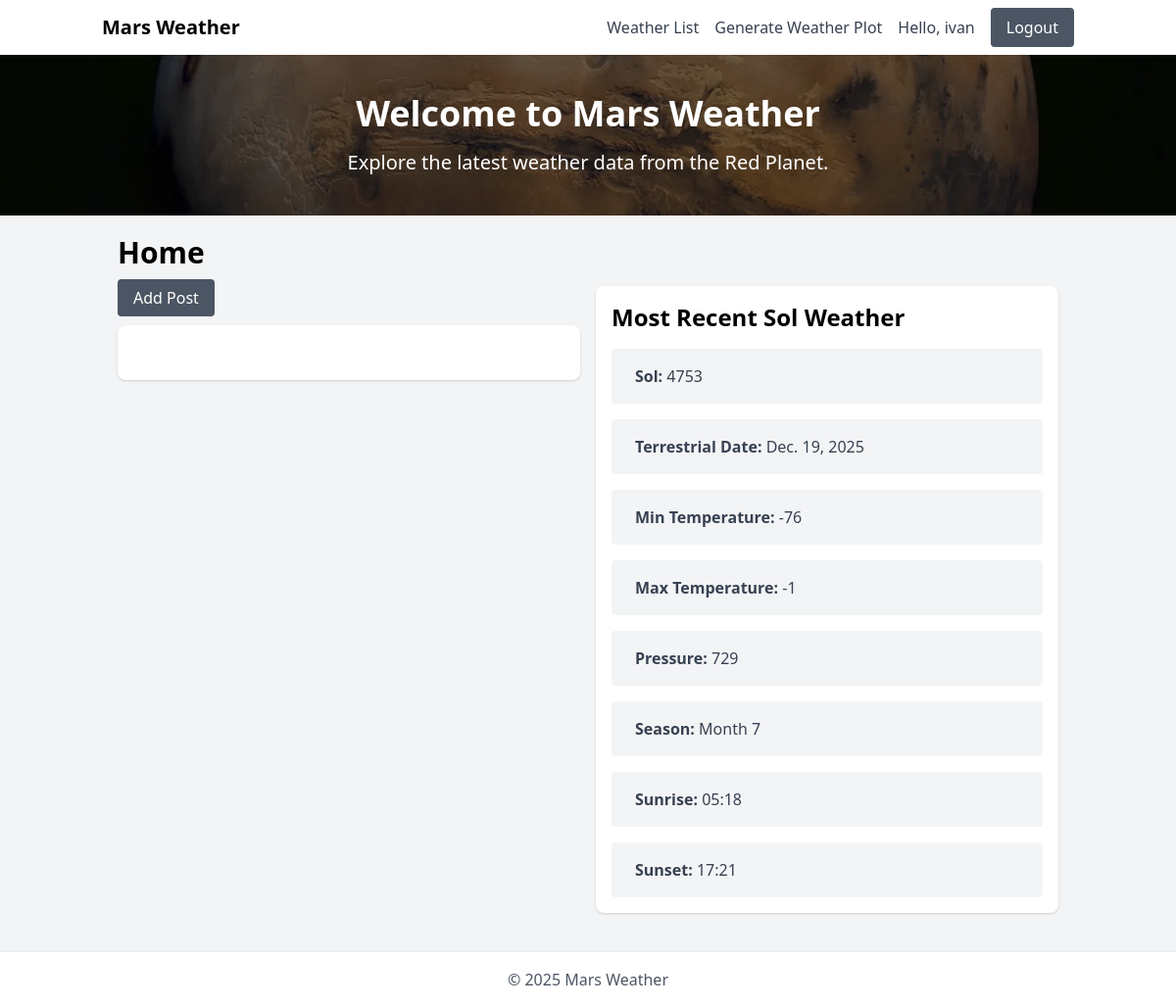
The app's page / (signed in) with its own data.
### weather/models.py (models this page shows, shortened)
class Weather(models.Model):
    orig_id = models.IntegerField()
    terrestrial_date = models.DateField()
    sol = models.IntegerField(unique=True)
    ls = models.IntegerField(null=True)
    season = models.CharField(max_length=20, null=True)
    min_temp = models.IntegerField(null=True)
    max_temp = models.IntegerField(null=True)
    pressure = models.IntegerField(null=True)
    pressure_string = models.CharField(max_length=100, null=True)
    abs_humidity = models.CharField(max_length=100, null=True)
    wind_speed = models.CharField(max_length=20, null=True)
    wind_direction = models.CharField(max_length=100, null=True)
    atmo_opacity = models.CharField(max_length=20, null=True)
    sunrise = models.CharField(max_length=6)
    sunset = models.CharField(max_length=6)
    local_uv_irradiance_index = models.CharField(max_length=20, null=True)
    min_gts_temp = models.IntegerField(null=True)
    max_gts_temp = models.IntegerField(null=True)
    source = models.CharField(max_length=100, default='inta-csic')
    class Meta:
        ordering = ('-sol',)

### core/views.py (the view)
# urls.py: path('', views.index, name='index'),
def index(request):
    posts_list = Post.objects.all().order_by('-created_at')
    paginator = Paginator(posts_list, 5)  # Show 5 posts per page
    page_number = request.GET.get('page')
    posts = paginator.get_page(page_number)
    recent_sol = Weather.objects.latest('sol') if Weather.objects.exists() else None
    return render(request, 'index.html', {'posts': posts, 'recent_sol': recent_sol, 'nasa_api_key': settings.NASA_API_KEY})

### core/templates/index.html (shortened to what this page needs)
{% extends "base.html" %}
{% block content %}
<div class="container mx-auto mt-5">
    <h1 class="text-3xl font-bold mb-4">Home</h1>
    <div class="grid grid-cols-1 md:grid-cols-2 gap-4">
        <div>
            {% if user.is_authenticated %}
                <a href="{% url 'core:add_post' %}" class="bg-gray-600 text-white px-4 py-2 rounded" data-testid="add-post">Add Post</a>
            {% else %}
                <p>Please <a href="{% url 'core:login' %}" class="text-orange-600">login</a> to add a post.</p>
            {% endif %}
            <div class="mt-4">
                <nav class="bg-white shadow rounded-lg p-4">
                    <ul class="flex justify-center space-x-2">
                        {% for num in posts.paginator.page_range %}
                            {% if posts.number == num %}
                                <li>
                                    <span class="bg-orange-600 text-white px-4 py-2 rounded">{{ num }}</span>
                                </li>
                            {% elif num > posts.number|add:'-3' and num < posts.number|add:'3' %}
                                <li>
                                    <a href="?page={{ num }}" class="bg-gray-600 text-white px-4 py-2 rounded">{{ num }}</a>
                                </li>
                            {% endif %}
                        {% endfor %}
                    </ul>
                </nav>
            </div>
        </div>
        <div>
            <div class="bg-white shadow rounded-lg p-4">
                <h2 class="text-2xl font-bold mb-4">Most Recent Sol Weather</h2>
                {% if recent_sol %}
                    <div class="grid grid-cols-1 gap-4">
                        <div class="bg-gray-100 p-4 rounded flex items-center">
                            <p class="text-gray-700"><strong>Sol:</strong> {{ recent_sol.sol }}</p>
                        </div>
                        <div class="bg-gray-100 p-4 rounded flex items-center">
                            <p class="text-gray-700"><strong>Terrestrial Date:</strong> {{ recent_sol.terrestrial_date }}</p>
                        </div>
                        <div class="bg-gray-100 p-4 rounded flex items-center">
                            <p class="text-gray-700"><strong>Min Temperature:</strong> {{ recent_sol.min_temp }}</p>
                        </div>
                        <div class="bg-gray-100 p-4 rounded flex items-center">
                            <p class="text-gray-700"><strong>Max Temperature:</strong> {{ recent_sol.max_temp }}</p>
                        </div>
                        <div class="bg-gray-100 p-4 rounded flex items-center">
                            <p class="text-gray-700"><strong>Pressure:</strong> {{ recent_sol.pressure }}</p>
                        </div>
                        <div class="bg-gray-100 p-4 rounded flex items-center">
                            <p class="text-gray-700"><strong>Season:</strong> {{ recent_sol.season }}</p>
                        </div>
                        <div class="bg-gray-100 p-4 rounded flex items-center">
                            <p class="text-gray-700"><strong>Sunrise:</strong> {{ recent_sol.sunrise }}</p>
                        </div>
                        <div class="bg-gray-100 p-4 rounded flex items-center">
                            <p class="text-gray-700"><strong>Sunset:</strong> {{ recent_sol.sunset }}</p>
                        </div>
                    </div>
                {% else %}
                    <p class="text-gray-700">No recent weather data available.</p>
                {% endif %}
            </div>
        </div>
    </div>
</div>
{% endblock content %}

### core/templates/base.html (shortened to what this page needs)
{% load static %}
<!DOCTYPE html>
<html lang="en">
<head>
    <link href="https://cdn.jsdelivr.net/npm/tailwindcss@2.2.19/dist/tailwind.min.css" rel="stylesheet">
</head>
<body class="bg-gray-100 flex flex-col min-h-screen">
    <nav class="bg-white shadow">
        <div class="container mx-auto px-4 py-2 flex justify-between items-center">
            <a class="text-xl font-bold text-orange-600" href="{% url 'core:index' %}">Mars Weather</a>
            <div class="space-x-4 flex items-center">
                <a class="text-gray-700 hover:text-orange-600" href="{% url 'weather:weather_list' %}">Weather List</a>
                <a class="text-gray-700 hover:text-orange-600" href="{% url 'weather:generate_weather_plot' %}">Generate Weather Plot</a>
                {% if user.is_authenticated %}
                    <span data-testid="nav-greeting" class="text-gray-700">Hello, {{ user.username }}</span>
                    <form method="post" action="{% url 'core:logout' %}" class="inline">
                        <button type="submit" class="bg-gray-600 text-white px-4 py-2 rounded">Logout</button>
                    </form>
                {% else %}
                    <a class="bg-gray-600 text-white px-4 py-2 rounded" data-testid="nav-login" href="{% url 'core:login' %}">Login</a>
                    <a class="bg-gray-600 text-white px-4 py-2 rounded" href="{% url 'core:register' %}">Register</a>
                {% endif %}
            </div>
        </div>
    </nav>
    <div class="hero bg-cover bg-center text-white py-10 relative" style="background-image: url('{{ MEDIA_URL }}static/mars.webp');">
        <div class="absolute inset-0 bg-black opacity-50"></div>
        <div class="container mx-auto px-4 sm:px-6 lg:px-8 text-center relative z-10">
            <h1 data-testid="hero-header" class="text-4xl font-bold" onclick="console.log('Hello')">Welcome to Mars Weather</h1>
            <p data-testid="hero-subheader" class="text-xl mt-4">Explore the latest weather data from the Red Planet.</p>
        </div>
    </div>
    <div class="container mx-auto px-4 sm:px-6 lg:px-8 flex-grow">
        {% block content %}
        {% endblock content %}
    </div>
    <footer class="bg-white shadow mt-10 py-4">
        <div class="container mx-auto text-center text-gray-600">
            <span>© 2025 Mars Weather</span>
        </div>
    </footer>
</body>
</html>

### records on screen
Weather: sol "4753", terrestrial_date "Dec. 19, 2025", min_temp "-76", max_temp "-1", pressure "729", season "Month 7", sunrise "05:18", sunset "17:21"

### other values on screen
{{ user.username }} "ivan"
